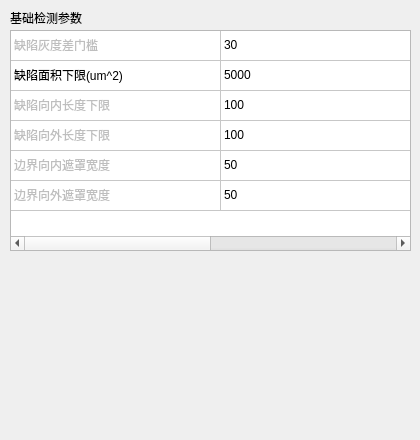
<?xml version="1.0" encoding="UTF-8"?>
<ui version="4.0">
 <class>InspContourWidget</class>
 <widget class="EditInspWindowBaseWidget" name="InspContourWidget">
  <property name="geometry">
   <rect>
    <x>0</x>
    <y>0</y>
    <width>420</width>
    <height>440</height>
   </rect>
  </property>
  <property name="windowTitle">
   <string>InspContourWidget</string>
  </property>
  <widget class="QTableWidget" name="tableWidget">
   <property name="geometry">
    <rect>
     <x>10</x>
     <y>30</y>
     <width>401</width>
     <height>221</height>
    </rect>
   </property>
   <property name="rowCount">
    <number>6</number>
   </property>
   <property name="columnCount">
    <number>2</number>
   </property>
   <attribute name="horizontalHeaderVisible">
    <bool>false</bool>
   </attribute>
   <attribute name="horizontalHeaderDefaultSectionSize">
    <number>210</number>
   </attribute>
   <attribute name="horizontalHeaderStretchLastSection">
    <bool>true</bool>
   </attribute>
   <attribute name="verticalHeaderVisible">
    <bool>false</bool>
   </attribute>
   <row/>
   <row/>
   <row/>
   <row/>
   <row/>
   <row/>
   <column/>
   <column/>
   <item row="0" column="0">
    <property name="text">
     <string>缺陷灰度差门槛</string>
    </property>
    <property name="flags">
     <set>ItemIsSelectable|ItemIsDragEnabled|ItemIsUserCheckable</set>
    </property>
   </item>
   <item row="0" column="1">
    <property name="text">
     <string>30</string>
    </property>
   </item>
   <item row="1" column="0">
    <property name="text">
     <string>缺陷面积下限(um^2)</string>
    </property>
    <property name="flags">
     <set>NoItemFlags</set>
    </property>
   </item>
   <item row="1" column="1">
    <property name="text">
     <string>5000</string>
    </property>
   </item>
   <item row="2" column="0">
    <property name="text">
     <string>缺陷向内长度下限</string>
    </property>
    <property name="flags">
     <set>ItemIsSelectable|ItemIsDragEnabled|ItemIsUserCheckable</set>
    </property>
   </item>
   <item row="2" column="1">
    <property name="text">
     <string>100</string>
    </property>
   </item>
   <item row="3" column="0">
    <property name="text">
     <string>缺陷向外长度下限</string>
    </property>
    <property name="flags">
     <set>ItemIsSelectable|ItemIsDragEnabled|ItemIsUserCheckable</set>
    </property>
   </item>
   <item row="3" column="1">
    <property name="text">
     <string>100</string>
    </property>
   </item>
   <item row="4" column="0">
    <property name="text">
     <string>边界向内遮罩宽度</string>
    </property>
    <property name="flags">
     <set>ItemIsSelectable|ItemIsDragEnabled|ItemIsUserCheckable</set>
    </property>
   </item>
   <item row="4" column="1">
    <property name="text">
     <string>50</string>
    </property>
   </item>
   <item row="5" column="0">
    <property name="text">
     <string>边界向外遮罩宽度</string>
    </property>
    <property name="flags">
     <set>ItemIsSelectable|ItemIsDragEnabled|ItemIsUserCheckable</set>
    </property>
   </item>
   <item row="5" column="1">
    <property name="text">
     <string>50</string>
    </property>
   </item>
  </widget>
  <widget class="QLabel" name="labelBasicParameter">
   <property name="geometry">
    <rect>
     <x>10</x>
     <y>10</y>
     <width>81</width>
     <height>16</height>
    </rect>
   </property>
   <property name="text">
    <string>基础检测参数</string>
   </property>
  </widget>
 </widget>
 <layoutdefault spacing="6" margin="11"/>
 <customwidgets>
  <customwidget>
   <class>EditInspWindowBaseWidget</class>
   <extends>QWidget</extends>
   <header>editinspwindowbasewidget.h</header>
   <container>1</container>
  </customwidget>
 </customwidgets>
 <resources/>
 <connections/>
</ui>
